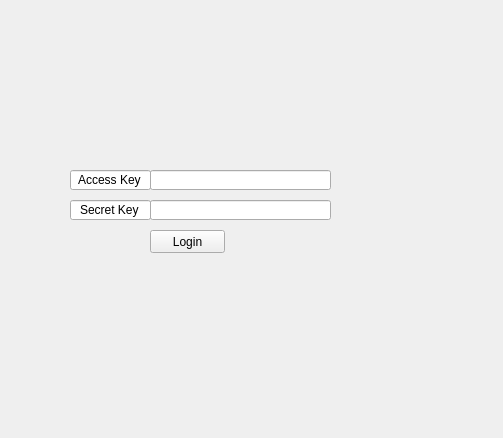
<?xml version="1.0" encoding="UTF-8"?>
<ui version="4.0">
 <class>Form</class>
 <widget class="QWidget" name="Form">
  <property name="geometry">
   <rect>
    <x>0</x>
    <y>0</y>
    <width>503</width>
    <height>438</height>
   </rect>
  </property>
  <property name="windowTitle">
   <string>Form</string>
  </property>
  <widget class="QLineEdit" name="ID">
   <property name="geometry">
    <rect>
     <x>150</x>
     <y>170</y>
     <width>181</width>
     <height>20</height>
    </rect>
   </property>
  </widget>
  <widget class="QLineEdit" name="PW">
   <property name="geometry">
    <rect>
     <x>150</x>
     <y>200</y>
     <width>181</width>
     <height>20</height>
    </rect>
   </property>
  </widget>
  <widget class="QPushButton" name="Login">
   <property name="geometry">
    <rect>
     <x>150</x>
     <y>230</y>
     <width>75</width>
     <height>23</height>
    </rect>
   </property>
   <property name="text">
    <string>Login</string>
   </property>
  </widget>
  <widget class="QLineEdit" name="ID_TxT">
   <property name="geometry">
    <rect>
     <x>70</x>
     <y>170</y>
     <width>81</width>
     <height>20</height>
    </rect>
   </property>
   <property name="text">
    <string>Access Key</string>
   </property>
   <property name="alignment">
    <set>Qt::AlignCenter</set>
   </property>
   <property name="dragEnabled">
    <bool>true</bool>
   </property>
   <property name="readOnly">
    <bool>true</bool>
   </property>
  </widget>
  <widget class="QLineEdit" name="PW_TxT">
   <property name="geometry">
    <rect>
     <x>70</x>
     <y>200</y>
     <width>81</width>
     <height>20</height>
    </rect>
   </property>
   <property name="text">
    <string>Secret Key</string>
   </property>
   <property name="alignment">
    <set>Qt::AlignCenter</set>
   </property>
   <property name="dragEnabled">
    <bool>true</bool>
   </property>
   <property name="readOnly">
    <bool>true</bool>
   </property>
  </widget>
 </widget>
 <resources/>
 <connections/>
</ui>
